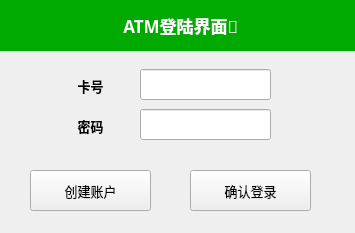
<?xml version="1.0" encoding="UTF-8"?>
<ui version="4.0">
 <class>ATMlog</class>
 <widget class="QMainWindow" name="ATMlog">
  <property name="geometry">
   <rect>
    <x>0</x>
    <y>0</y>
    <width>355</width>
    <height>233</height>
   </rect>
  </property>
  <property name="windowTitle">
   <string>MainWindow</string>
  </property>
  <widget class="QWidget" name="centralwidget">
   <widget class="QLineEdit" name="card_number">
    <property name="geometry">
     <rect>
      <x>140</x>
      <y>69</y>
      <width>131</width>
      <height>31</height>
     </rect>
    </property>
   </widget>
   <widget class="QPushButton" name="help">
    <property name="geometry">
     <rect>
      <x>30</x>
      <y>170</y>
      <width>121</width>
      <height>41</height>
     </rect>
    </property>
    <property name="font">
     <font>
      <pointsize>10</pointsize>
     </font>
    </property>
    <property name="text">
     <string>创建账户</string>
    </property>
   </widget>
   <widget class="QLabel" name="label_3">
    <property name="geometry">
     <rect>
      <x>0</x>
      <y>0</y>
      <width>361</width>
      <height>51</height>
     </rect>
    </property>
    <property name="font">
     <font>
      <family>幼圆</family>
      <pointsize>13</pointsize>
      <weight>75</weight>
      <italic>false</italic>
      <bold>true</bold>
     </font>
    </property>
    <property name="mouseTracking">
     <bool>false</bool>
    </property>
    <property name="styleSheet">
     <string notr="true">color: rgb(255, 255, 255);
background-color: rgb(0, 170, 0);
</string>
    </property>
    <property name="text">
     <string>ATM登陆界面🏦</string>
    </property>
    <property name="scaledContents">
     <bool>false</bool>
    </property>
    <property name="alignment">
     <set>Qt::AlignCenter</set>
    </property>
    <property name="wordWrap">
     <bool>false</bool>
    </property>
   </widget>
   <widget class="QPushButton" name="confirm">
    <property name="geometry">
     <rect>
      <x>190</x>
      <y>170</y>
      <width>121</width>
      <height>41</height>
     </rect>
    </property>
    <property name="font">
     <font>
      <pointsize>10</pointsize>
     </font>
    </property>
    <property name="text">
     <string>确认登录</string>
    </property>
   </widget>
   <widget class="QLabel" name="label_2">
    <property name="geometry">
     <rect>
      <x>50</x>
      <y>60</y>
      <width>81</width>
      <height>51</height>
     </rect>
    </property>
    <property name="font">
     <font>
      <family>幼圆</family>
      <pointsize>10</pointsize>
      <weight>75</weight>
      <bold>true</bold>
     </font>
    </property>
    <property name="text">
     <string>卡号</string>
    </property>
    <property name="alignment">
     <set>Qt::AlignCenter</set>
    </property>
   </widget>
   <widget class="QLabel" name="label_4">
    <property name="geometry">
     <rect>
      <x>50</x>
      <y>100</y>
      <width>81</width>
      <height>51</height>
     </rect>
    </property>
    <property name="font">
     <font>
      <family>幼圆</family>
      <pointsize>10</pointsize>
      <weight>75</weight>
      <bold>true</bold>
     </font>
    </property>
    <property name="text">
     <string>密码</string>
    </property>
    <property name="alignment">
     <set>Qt::AlignCenter</set>
    </property>
   </widget>
   <widget class="QLineEdit" name="card_password">
    <property name="geometry">
     <rect>
      <x>140</x>
      <y>109</y>
      <width>131</width>
      <height>31</height>
     </rect>
    </property>
   </widget>
  </widget>
 </widget>
 <resources/>
 <connections/>
</ui>
